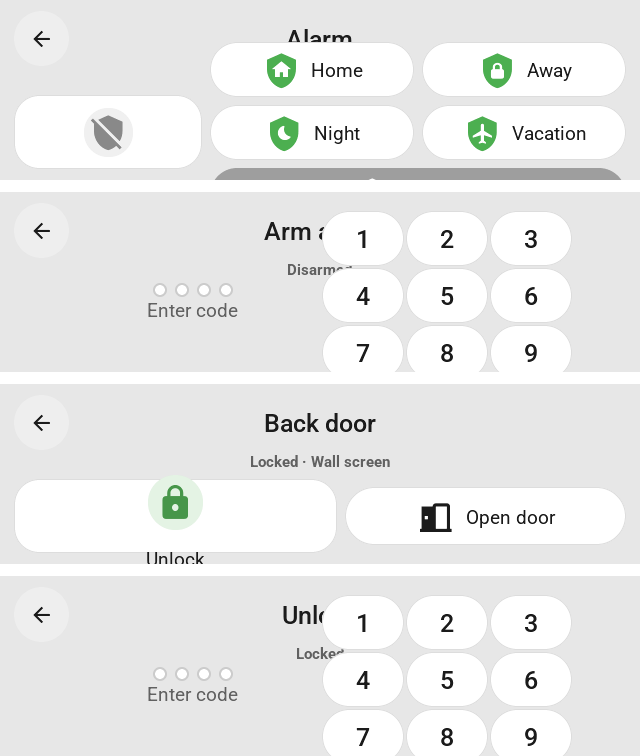
#> input picture 1-landscape-alarm-lock.png, 640 x 756 px
$ python -i picture_paint.py   (imports and definitions only)
#> lines starting #> are read from the running program, lines starting #| are printed output that depends on the picture
#> further down, picture is the input picture: PIL image 640x756 RGB; mean R, G, B 234.5, 235.2, 234.6
"""One way to make a picture for its places (docs/PICTURES.md, "In ESP Screen Manager: one service").

A question (picture_question) names a box and places in it; each place gets its source's picture painted the way the
place says: filled or whole, rounded over its ground, shaded under words, darkened, turned, reflected. The screen draws
the result as it is, pixel for pixel, so nothing of this happens on a screen. Every picture a screen gets is painted
here: a camera's still, a cover, a tile's picture, a page of a library, the screensaver's, a plugin's places.

Pure functions of bytes (or a picture a source drew) in and bytes out, run in an executor: tests/test_picture_paint.py
checks them against the pictures the code they replaced made.
"""
import contextlib
import io

# The shade under a camera's name (app 0.3.8, live_view.h FADE_PERCENT and FADE_DEPTH): the bottom share of the place,
# from clear to this much black.
FADE_SHARE = 0.42
FADE_DEPTH = 150
# A place's picture turned (plugin API 0.10, tessera::Turn): its far edge this share of the near one. A reflection under
# a picture (`mirror`) takes MIRROR_PERCENT of the picture's height under it (plugin_api.h MIRROR_PERCENT, a test keeps
# them equal), starting at MIRROR_ALPHA and fading out.
FAR_EDGE = 0.70
MIRROR_PERCENT = 30
MIRROR_ALPHA = 0.38
# The screensaver's cover (fit `saver`): it fills the glass while the glass is about square (neither side a quarter
# longer than the other, saver_view.h has the same rule), else it takes the glass's height at the left (lying) or its
# width at the top (standing), on the cover's own colour, where the screen writes the title.
SQUARE = (5, 4)
# A photo shown whole (fit `auto`) lies on its own colour, darkened this much.
PHOTO_GROUND_DIM = 0.55
# Every rounded corner is drawn at this many times the place's size and brought down, so its edge is smooth.
CORNER_SUPERSAMPLE = 4
# A baseline JPEG for a screen whose decoder is the ESP32-P4's hardware (picture_question.FORMATS `jpeg`).
JPEG_QUALITY = 85


def rgb(colour):
    return tuple((colour >> shift) & 0xFF for shift in (16, 8, 0))


# [8 lines left out: function heif, not called in this run]


_HEIF = []


# [184 lines left out: functions opened, size_of, opaque, fills, fitted, rounded and 4 more, not called in this run]


def _overlaps(a, b):
    return a.x < b.x + b.w and b.x < a.x + a.w and a.y < b.y + b.h and b.y < a.y + a.h


# [52 lines left out: functions picture, _shrunk, _moved, not called in this run]


MCU = 16
# The APP15 segment a JPEG goes with (picture_fetch.h, jpeg_notes): this, its own size (width, height: it may be made
# larger to whole MCUs), then how many corners and each corner's place (x, y, w, h), radius and ground (RGB565). JPEG
# rings where a corner's edge meets its ground (white flecks on a light page around a dark cover), so the screen sets what
# lies wholly outside each arc back to the ground, exactly as a BMP has it. Every value is big-endian, 2 bytes, the
# radius 1.
JPEG_SIZE = b'TSSR'
MAX_CORNERS = 64


def _whole_mcus(image):
    """`image` grown to a multiple of MCU each way, its last column and row carried on (no seam where the screen cuts)."""
    width, height = image.size
#> width = 640; height = 756
    full = (-(-width // MCU) * MCU, -(-height // MCU) * MCU)
#> full = (640, 768)
    if full == image.size:
        return image
    out = image.crop((0, 0) + full)  # what lies beyond is black until it is filled below
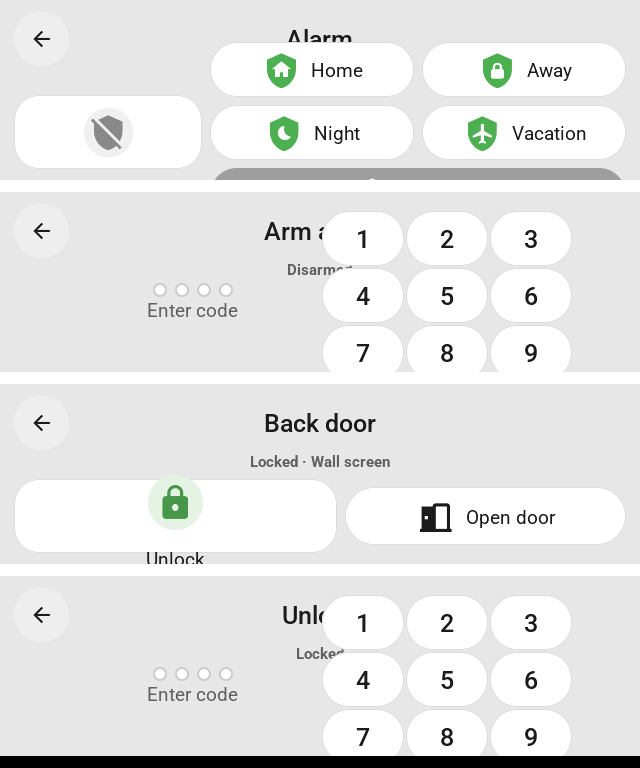
#> out: PIL image 640x768 RGB; mean R, G, B 230.9, 231.5, 230.9
    if full[0] > width:
        out.paste(image.crop((width - 1, 0, width, height)).resize((full[0] - width, height)), (width, 0))
    if full[1] > height:
        out.paste(out.crop((0, height - 1, full[0], height)).resize((full[0], full[1] - height)), (0, height))
    return out


# [14 lines left out: function jpeg_notes, not called in this run]


def jpeg_size(body):
    """(width, height) a JPEG made by encode is shown at."""
    return jpeg_notes(body)[0]


def rgb565(colour):
    r, g, b = rgb(colour)
    return ((r >> 3) << 11) | ((g >> 2) << 5) | (b >> 3)


# [45 lines left out: functions corners_of, encode, paint, not called in this run]

>>> from PIL import Image
>>> picture = Image.open('../../1-landscape-alarm-lock.png')
>>> result = _whole_mcus(picture)

$ run again, on 3-landscape-full-cards.png
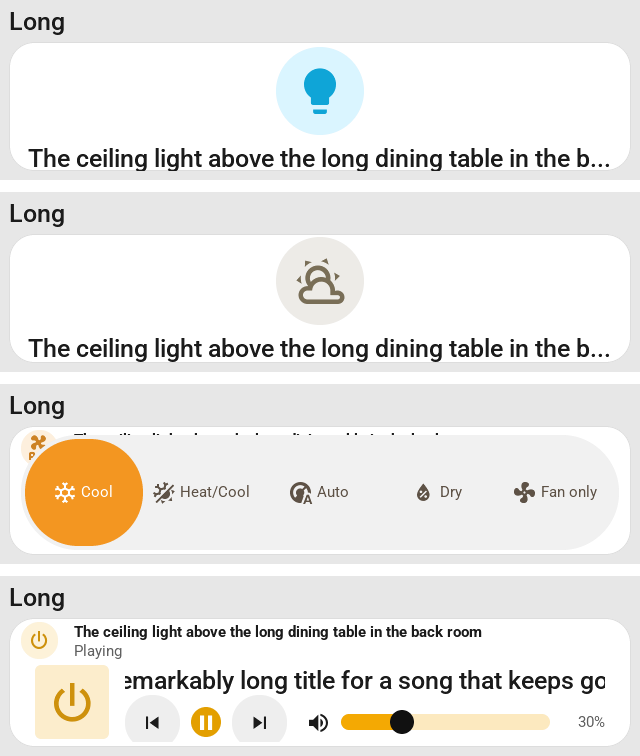
#> input picture 3-landscape-full-cards.png, 640 x 756 px
#> picture is the input picture: PIL image 640x756 RGB; mean R, G, B 236.8, 234.8, 231.2
#> in _whole_mcus, `out = image.crop((0, 0) + full)`:
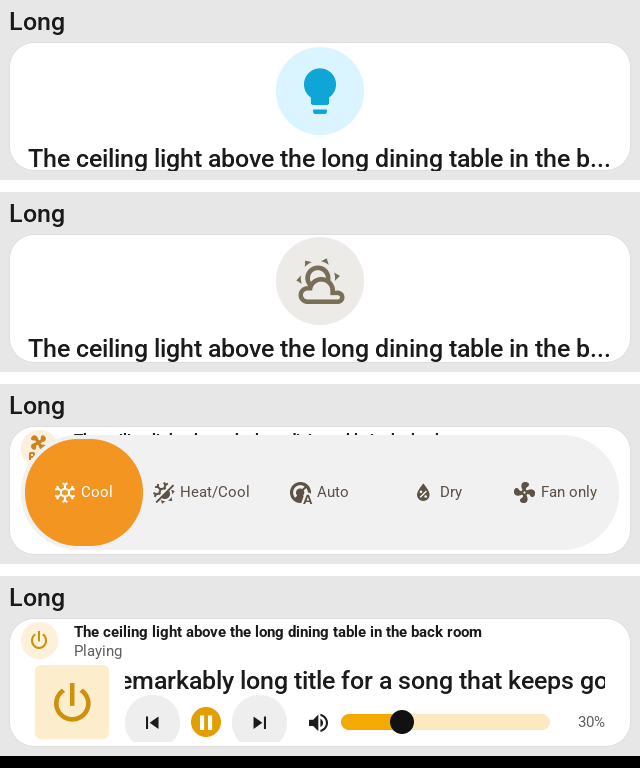
#> out: PIL image 640x768 RGB; mean R, G, B 233.1, 231.1, 227.6

$ run again, on 4-landscape-climate-tiles-boot.png
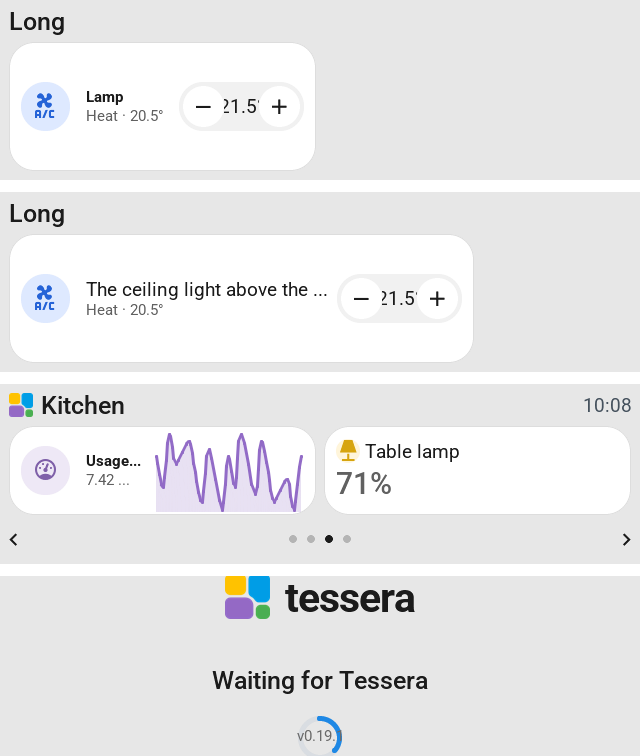
#> input picture 4-landscape-climate-tiles-boot.png, 640 x 756 px
#> picture is the input picture: PIL image 640x756 RGB; mean R, G, B 234.1, 234.1, 235
#> in _whole_mcus, `out = image.crop((0, 0) + full)`:
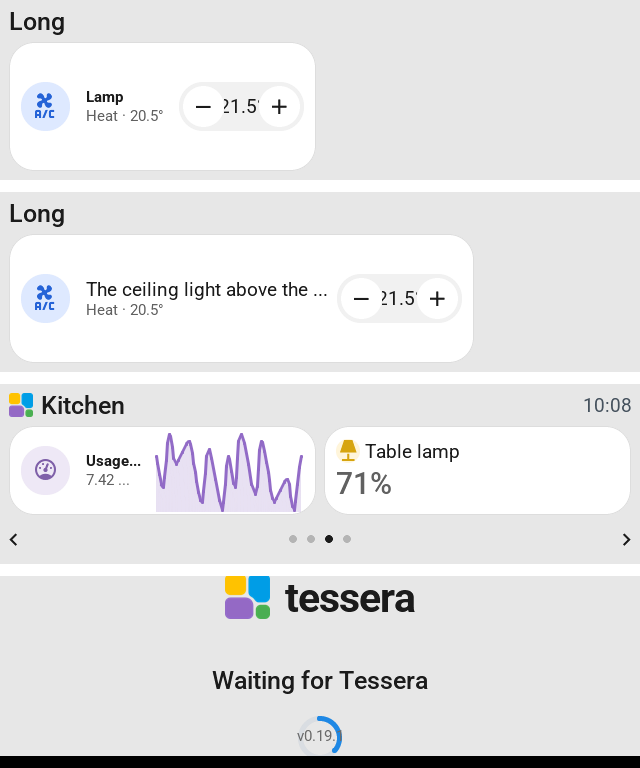
#> out: PIL image 640x768 RGB; mean R, G, B 230.4, 230.5, 231.4
